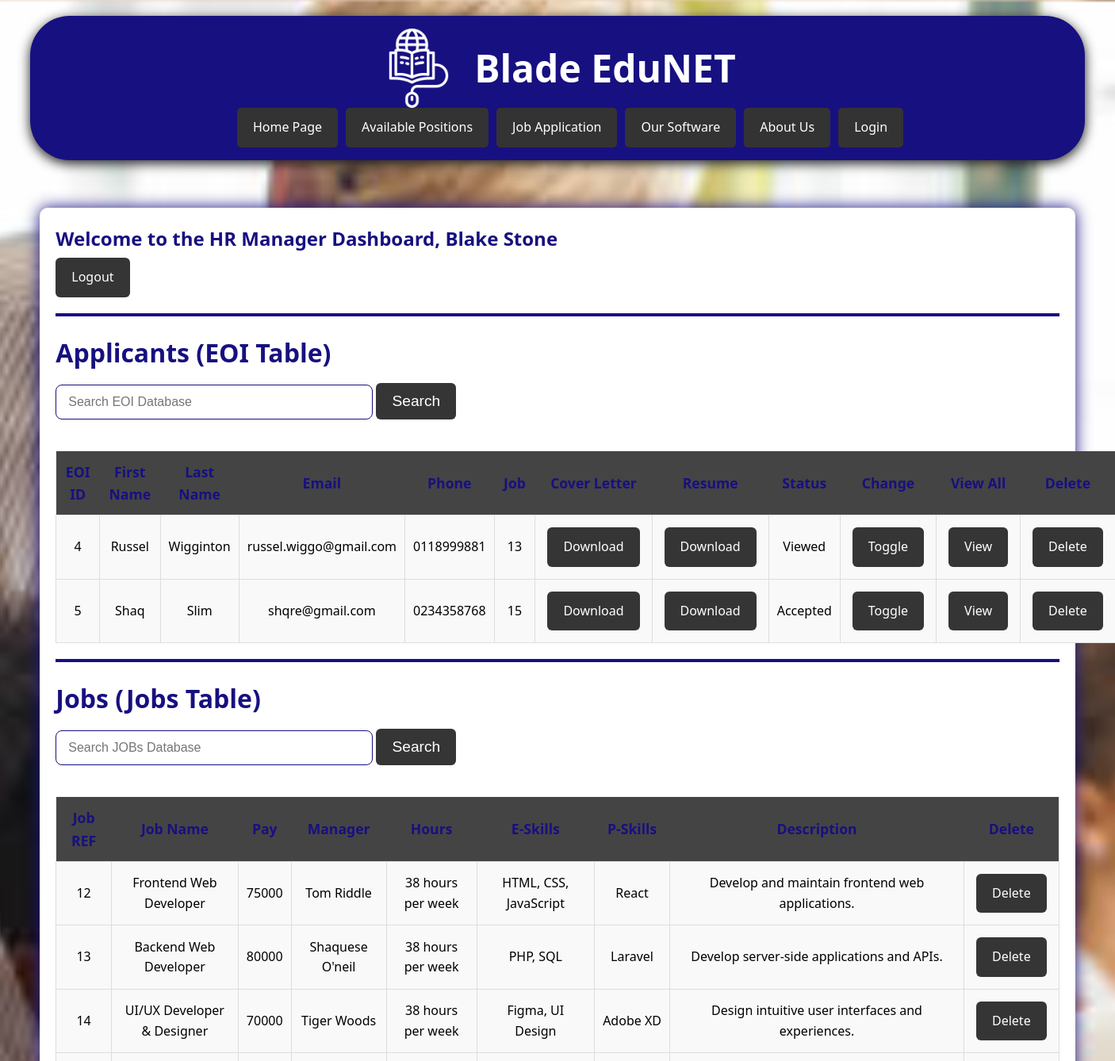
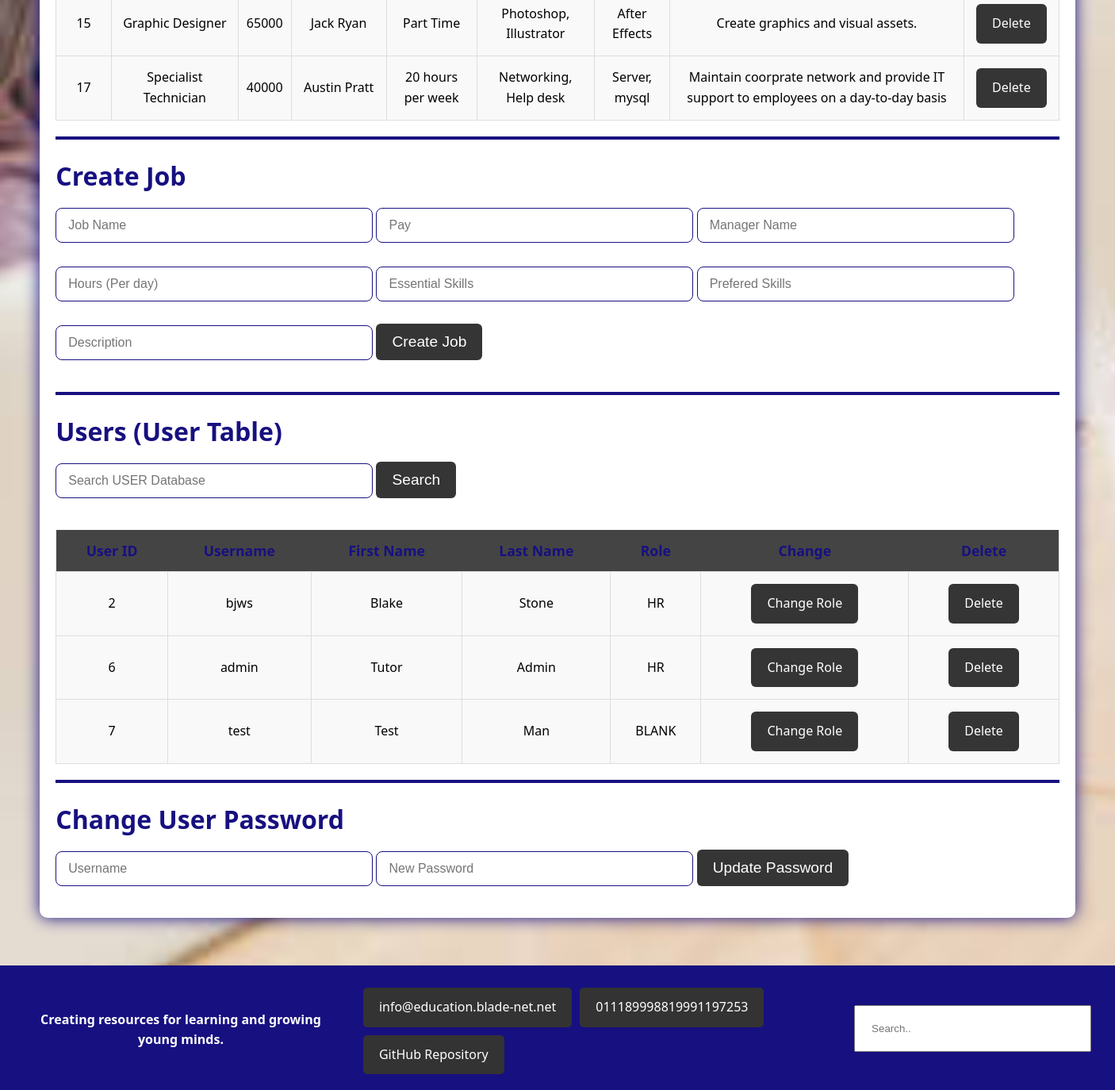
/manage.php (signed in), run on the app's committed database (2 pictures, top to bottom).
### tables this page shows
CREATE TABLE `eoi` (
  `EOI_ID` int(11) NOT NULL,
  `F_Name` varchar(40) NOT NULL,
  `L_Name` varchar(40) NOT NULL,
  `DOB` date NOT NULL,
  `Email` varchar(255) NOT NULL,
  `Phone_NUM` varchar(10) NOT NULL,
  `Gender` enum('Male','Female','Non-Binary','Other','Prefer Not to Say') NOT NULL,
  `Job` varchar(255) NOT NULL,
  `monday` int(11) DEFAULT NULL,
  `montimein` time DEFAULT NULL,
  `montimeout` time DEFAULT NULL,
  `tuesday` int(11) DEFAULT NULL,
  `tuetimein` time DEFAULT NULL,
  `tuetimeout` time DEFAULT NULL,
  `wednesday` int(11) DEFAULT NULL,
  `wedtimein` time DEFAULT NULL,
  `wedtimeout` time DEFAULT NULL,
  `thursday` int(11) DEFAULT NULL,
  `thurtimein` time DEFAULT NULL,
  `thurtimeout` time DEFAULT NULL,
  `friday` int(11) DEFAULT NULL,
  `fritimein` time DEFAULT NULL,
  `fritimeout` time DEFAULT NULL,
  `saturday` int(11) DEFAULT NULL,
  `sattimein` time DEFAULT NULL,
  `sattimeout` time DEFAULT NULL,
  `sunday` int(11) DEFAULT NULL,
  `suntimein` time DEFAULT NULL,
  `suntimeout` time DEFAULT NULL,
  `Address` varchar(40) NOT NULL,
  `Suburb` varchar(40) NOT NULL,
  `State` enum('VIC','NSW','WA','SA','TAS','QLD') NOT NULL,
  `Post_Code` int(4) NOT NULL,
  `communication` int(11) DEFAULT NULL,
  `teamwork` int(11) DEFAULT NULL,
  `time` int(11) DEFAULT NULL,
  `cs` int(11) DEFAULT NULL,
  `BPS` int(11) DEFAULT NULL,
  `APS` int(11) DEFAULT NULL,
  `BDS` int(11) DEFAULT NULL,
  `ADS` int(11) DEFAULT NULL,
  `BTS` int(11) DEFAULT NULL,
  `ATS` int(11) DEFAULT NULL,
  `JS` int(11) DEFAULT NULL,
  `Extra_Skills` text NOT NULL,
  `Cover_Letter` longblob DEFAULT NULL,
  `Write_Letter` text DEFAULT NULL,
  `Resume` longblob NOT NULL,
  `Status` enum('Viewed','Rejected','Accepted') NOT NULL
);

CREATE TABLE `jobs` (
  `REF_NUM` int(11) NOT NULL COMMENT 'Job Ref Number',
  `Job_Name` varchar(40) NOT NULL,
  `Pay` int(11) NOT NULL COMMENT 'Example Salary',
  `Hours` varchar(40) NOT NULL COMMENT 'Expected work hours',
  `E_Skills` text NOT NULL COMMENT 'Essential Skills',
  `P_Skills` text NOT NULL COMMENT 'Preferable Skills',
  `Description` text NOT NULL COMMENT 'Description of job',
  `Manager` varchar(40) NOT NULL
);

CREATE TABLE `users` (
  `User_ID` int(100) NOT NULL,
  `Username` varchar(20) NOT NULL,
  `Password` varchar(255) NOT NULL COMMENT 'Encrypted by PHP',
  `F_Name` varchar(15) NOT NULL,
  `L_Name` varchar(15) NOT NULL,
  `Role` enum('HR','BLANK') NOT NULL
);

### manage.php (the view, shortened to what this page needs)
<?php
require_once 'settings.php';
 $conn = new mysqli($host, $user, $password, $database);
$searchEOI = isset($_GET['searchEOI']) ? $_GET['searchEOI'] : '';
$searchEOI_safe = $conn->real_escape_string($searchEOI);
$searchJOB = isset($_GET['searchJOB']) ? $_GET['searchJOB'] : '';
$searchJOB_safe = $conn->real_escape_string($searchJOB);
$searchUSER = isset($_GET['searchUSER']) ? $_GET['searchUSER'] : '';
$searchUSER_safe = $conn->real_escape_string($searchUSER);
?>
<!DOCTYPE html>
<html lang = "en">
<?php include 'header.inc'; ?>
<body>
<div class = "ManageContainer">
    <h2>Welcome to the HR Manager Dashboard, <?= $_SESSION['firstname'] ?> <?= $_SESSION['lastname'] ?></h2>
    <a href = "Logout.php">Logout</a>
<hr class = "hrSpecial">
<h3> Applicants (EOI Table) </h3>
<form method = "GET" action= "">
    <input type = "text" name = "searchEOI" placeholder = "Search EOI Database" value = "<?= htmlspecialchars($searchEOI) ?>">
    <button type = "submit" value = "Search">Search</button>
<table>
    <tr>
        <th> EOI ID </th>
        <th> First Name </th>
        <th> Last Name </th>
        <th> Email </th>
        <th> Phone </th>
        <th> Job </th>
        <th> Cover Letter </th>
        <th> Resume </th>
        <th> Status </th>
        <th> Change </th>
        <th> View All </th>
        <th> Delete </th>
    </tr>
<?php
    $EOIquery = ($searchEOI) ?
    "SELECT EOI_id, F_Name, L_Name, Email, Phone_Num, Job, Cover_Letter, Resume, Status
    FROM EOI
    WHERE EOI_id LIKE '%$searchEOI_safe%'
    OR F_Name LIKE '%$searchEOI_safe%'
    OR L_Name LIKE '%$searchEOI_safe%'
    OR Email LIKE '%$searchEOI_safe%'
    OR Phone_Num LIKE '%$searchEOI_safe%'
    OR Job LIKE '%$searchEOI_safe%'
    OR Cover_Letter LIKE '%$searchEOI_safe%'
    OR Resume LIKE '%$searchEOI_safe%'
    OR Status LIKE '%$searchEOI_safe%'"
    : "SELECT EOI_id, F_Name, L_Name, Email, Phone_Num, Job, Cover_Letter, Resume, Status FROM EOI";
$EOIresults = mysqli_query($conn, $EOIquery);
    if(mysqli_num_rows($EOIresults) > 0) {
    while ($row = mysqli_fetch_assoc($EOIresults)) {
        echo "<tr>
                <td>" . $row['EOI_id'] . "</td>
                <td>" . $row['F_Name'] . "</td>
                <td>" . $row['L_Name'] . "</td>
                <td>" . $row['Email'] . "</td>
                <td>" . $row['Phone_Num'] . "</td>
                <td>" . $row['Job'] . "</td>
                <td><a href='download.php?id=" .urlencode($row['EOI_id']) . "&type=cl'>Download</a></td>
                <td><a href='download.php?id=" .urlencode($row['EOI_id']) . "&type=res'>Download</a></td>
                <td>" . $row['Status'] . "</td>
                <td><a href='?EOItoggle=" . $row['EOI_id'] . "' onclick=\"return confirm('Change status of applicant ID {$row['EOI_id']}?');\">Toggle</a></td>
                <td><a href='view_eoi.php?id=" . $row['EOI_id'] . "' target='_blank'>View</a></td>
                <td><a href='?EOIdelete=" . $row['EOI_id'] . "' onclick=\"return confirm('Are you sure you want to delete applicant ID {$row['EOI_id']}?');\">Delete</a></td>
                </tr>";
    }
} else {
    echo "<tr><td colspan='13'> No results found.</td></tr>";
}
?>
</table>
<hr class = "hrSpecial">
<h3> Jobs (Jobs Table) </h3>
<form method = "GET" action= "">
    <input type = "text" name = "searchJOB" placeholder = "Search JOBs Database" value = "<?= htmlspecialchars($searchJOB) ?>">
    <button type = "submit" value = "Search">Search</button>
</form>
<table>
    <tr>
        <th> Job REF </th>
        <th> Job Name </th>
        <th> Pay </th>
        <th> Manager </th>
        <th> Hours </th>
        <th> E-Skills </th>
        <th> P-Skills </th>
        <th> Description</th>
        <th> Delete </th>
    </tr>
<?php
    $JOBquery = ($searchJOB) ?
    "SELECT REF_NUM, Job_Name, Pay, Manager, Hours, E_Skills, P_Skills, Description
    FROM Jobs
    WHERE REF_NUM LIKE '%$searchJOB_safe%'
    OR Job_Name LIKE '%$searchJOB_safe%'
    OR Pay LIKE '%$searchJOB_safe%'
    OR Manager LIKE '%$searchJOB_safe%'
    OR Hours LIKE '%$searchJOB_safe%'
    OR E_Skills LIKE '%$searchJOB_safe%'
    OR P_Skills LIKE '%$searchJOB_safe%'
    OR Description LIKE '%$searchJOB_safe%'"
    : "SELECT REF_NUM, Job_Name, Pay, Manager, Hours, E_Skills, P_Skills, Description FROM Jobs";
$JOBresults = mysqli_query($conn, $JOBquery);
    if(mysqli_num_rows($JOBresults) > 0) {
    while ($row = mysqli_fetch_assoc($JOBresults)) {
        echo "<tr>
                <td>" . $row['REF_NUM'] . "</td>
                <td>" . $row['Job_Name'] . "</td>
                <td>" . $row['Pay'] . "</td>
                <td>" . $row['Manager'] . "</td>
                <td>" . $row['Hours'] . "</td>
                <td>" . $row['E_Skills'] . "</td>
                <td>" . $row['P_Skills'] . "</td>
                <td>" . $row['Description'] . "</td>
                <td><a href='?JOBdelete=" . $row['REF_NUM'] . "' onclick=\"return confirm('Are you sure you want to delete Job ID {$row['REF_NUM']}?');\">Delete</a></td>
                </tr>";
    }
} else {
    echo "<tr><td colspan='9'> No results found.</td></tr>";
}
?>
</table>
<hr class = "hrSpecial">
<h3> Create Job </h3>
<form method = "post">
        <input type = "text" name = "Job_Name" placeholder = "Job Name" required>
        <input type = "text" name = "Pay" placeholder = "Pay" required>
        <input type = "text" name = "Manager" placeholder = "Manager Name" required>
        <input type = "int" name = "Hours" placeholder = "Hours (Per day)" required>
        <input type = "text" name = "E_Skills" placeholder = "Essential Skills" required>
        <input type = "text" name = "P_Skills" placeholder = "Prefered Skills" required>
        <input type = "text" name = "Description" placeholder = "Description" required>
        <button type = "submit">Create Job</button>
    </form>
<hr class = "hrSpecial">
<h3> Users (User Table) </h3>
<form method = "GET" action= "">
    <input type = "text" name = "searchUSER" placeholder = "Search USER Database" value = "<?= htmlspecialchars($searchUSER) ?>">
    <button type = "submit" value = "Search">Search</button>
</form>
<table>
    <tr>
        <th> User ID </th>
        <th> Username </th>
        <th> First Name </th>
        <th> Last Name </th>
        <th> Role </th>
        <th> Change </th>
        <th> Delete </th>
    </tr>
<?php
    $USERquery = ($searchUSER) ?
    "SELECT User_ID, Username, F_Name, L_Name, Role
    FROM Users
    Where User_ID LIKE '%$searchUSER_safe%'
    OR Username LIKE '%$searchUSER_safe%'
    OR F_Name LIKE '%$searchUSER_safe%'
    OR L_Name LIKE '%$searchUSER_safe%'
    OR Role LIKE '%$searchUSER_safe%'"
    : "SELECT User_ID, Username, F_Name, L_Name, Role FROM Users";
$USERresults = mysqli_query($conn, $USERquery);
    if(mysqli_num_rows($USERresults) > 0) {
    while ($row = mysqli_fetch_assoc($USERresults)) {
        echo "<tr>
                <td>" . $row['User_ID'] . "</td>
                <td>" . $row['Username'] . "</td>
                <td>" . $row['F_Name'] . "</td>
                <td>" . $row['L_Name'] . "</td>
                <td>" . $row['Role'] . "</td>
                <td><a href='?ROLEtoggle=" . $row['User_ID'] . "' onclick=\"return confirm('Are you sure you want to change the rol of User ID {$row['User_ID']}?');\">Change Role</a></td>
                <td><a href='?USERdelete=" . $row['User_ID'] . "' onclick=\"return confirm('Are you sure you want to delete User ID {$row['User_ID']}?');\">Delete</a></td>
                </tr>";
    }
} else {
    echo "<tr><td colspan='7'> No results found.</td></tr>";
}
?>
</table>
    <hr class = "hrSpecial">
    <h3>Change User Password</h3>
    <form method = "post">
        <input type = "text" name = "target_user" placeholder = "Username" required>
        <input type = "password" name = "new_password" placeholder = "New Password" required>
        <button type = "submit">Update Password</button>
    </form>
</div>
<?php include 'footer.inc'; ?>
</body>
</html>

### header.inc (shortened to what this page needs)
<head>
    <link href = "Styles/Style.css" rel = "stylesheet"/>
</head>
<body>
    <div class = "BackgroundContainer">
    <header>
        <img src = "Styles/Images/Nav_Logo.png" alt = "Blade EduNET Logo">
        <h1> Blade EduNET </h1>
        <nav>
            <a href = "index.php">Home Page</a>
            <a href = "jobs.php">Available Positions</a>
            <a href = "eoi.php">Job Application</a>
            <a href = "software.php">Our Software</a>
            <a href = "about.php">About Us</a>
            <a href = "Login_Page.php">Login</a>
        </nav>
    </header>

### footer.inc
<footer>
        <h5>
            Creating resources for learning and growing young minds.
        </h5>
        <nav>
            <a href = "mailto:info@education.blade-net.net">info@education.blade-net.net</a>
            <a href = "https://www.youtube.com/watch?v=HWc3WY3fuZU">011189998819991197253</a>
            <a href = "https://github.com/105927405/COS10026_Assignment_Part2">GitHub Repository</a>
        </nav>
         <input type="text" placeholder="Search..">
    </footer>

### Styles/Style.css (style rules this page uses)
* { margin: 0; padding: 0; }
h2, h3, h5 { color: #171080; }
h3 { font-size: 2em; padding-bottom: 5px; margin-top: 5px; }
h5 { margin-bottom: 15px; font-size: 1em; }
header { margin: 20px auto 0 auto; width: fit-content; max-width: 90%; display: flex; justify-content: center; align-items: center; background-color: #171080; border-radius: 50px; box-shadow: 0 4px 15px #1e1e1e; padding: 1rem 2rem; flex-wrap: wrap; }
header h1 { color: #ffffff; font-size: clamp(1.5rem, 4vw, 3rem); }
header img { height: clamp(50px, 8vw, 100px); width: auto; margin-right: 20px; }
nav { position: static; margin-left: 2rem; display: flex; flex-wrap: wrap; gap: 10px; }
nav a { display: inline-block; background-color: #333; color: #ffffff; text-decoration: none; padding: 12px 20px; border-radius: 5px; transition: background-color 0.3s, color 0.3s; }
footer { margin-top: auto; width: 100%; text-align: center; background-color: #171080; padding: 20px; display: flex; justify-content: space-between; align-items: center; }
footer h5 { color: #ffffff; font-size: 1em; margin-left: 10px; margin-top: 20px; }
footer nav { position: static; margin-top: 8px; }
footer nav a { display: inline-block; background-color: #333; color: #ffffff; text-decoration: none; padding: 12px 20px; border-radius: 5px; transition: background-color 0.3s, color 0.3s; }
footer input[type=text] { margin: 2px 50px 0 30px; padding: 20px; width: min(300px, 80vw); }
body { font-family: 'Segoe UI', sans-serif; background-color: #ffffff; line-height: 1.6; }
.BackgroundContainer { background-image: url("Images/Background.jpg"); background-size: cover; background-position: center; min-height: 100vh; display: flex; flex-direction: column; }
hr { border: 2px solid #171080; }
.hrSpecial { margin-top: 20px; margin-bottom: 20px; }
table { border-collapse: collapse; width: 100%; margin: 20px 20px 0 0; font-size: 1em; text-align: center; background-color: #f9f9f9; display: table; }
table th { background-color: #444; color: #171080; padding: 12px; font-size: 1.1em; }
table td { padding: 10px; border: 1px solid #ddd; }
button { display: inline-block; background-color: #363535; color: #ffffff; text-decoration: none; font-size: 1.2em; padding: 12px 20px; border: none; border-radius: 6px; transition: background-color 0.3s, color 0.3s; }
.ManageContainer { margin: 60px auto 60px auto; width: 90%; max-width: 1300px; padding: 20px; background-color: #ffffff; border-radius: 10px; box-shadow: 0 0 20px #171080; }
table a { display: inline-block; background-color: #363535; color: #ffffff; text-decoration: none; padding: 12px 20px; margin: 5px; border-radius: 6px; transition: background-color 0.3s, color 0.3s; }
.ManageContainer a { display: inline-block; background-color: #363535; color: #ffffff; text-decoration: none; padding: 12px 20px; margin-top: 5px; border-radius: 6px; transition: background-color 0.3s, color 0.3s; }
.ManageContainer input, textarea { width: 100%; max-width: 400px; padding: 12px 15px; margin: 10px 0 20px; border: 0.5px solid #171080; border-radius: 8px; background-color: #ffffff; font-size: 16px; box-sizing: border-box; }

### data on the page
eoi: EOI_ID "4", F_Name "Russel", L_Name "Wigginton", Email "russel.wiggo@gmail.com", Phone_NUM "0118999881", Job "13", Status "Viewed"
eoi: EOI_ID "5", F_Name "Shaq", L_Name "Slim", Email "shqre@gmail.com", Phone_NUM "0234358768", Job "15", Status "Accepted"
jobs: REF_NUM "12", Job_Name "Frontend Web Developer", Pay "75000", Manager "Tom Riddle", Hours "38 hours per week", E_Skills "HTML, CSS, JavaScript", P_Skills "React", Description "Develop and maintain frontend web applications."
jobs: REF_NUM "13", Job_Name "Backend Web Developer", Pay "80000", Manager "Shaquese O'neil", Hours "38 hours per week", E_Skills "PHP, SQL", P_Skills "Laravel", Description "Develop server-side applications and APIs."
jobs: REF_NUM "14", Job_Name "UI/UX Developer & Designer", Pay "70000", Manager "Tiger Woods", Hours "38 hours per week", E_Skills "Figma, UI Design", P_Skills "Adobe XD", Description "Design intuitive user interfaces and experiences."
jobs: REF_NUM "15", Job_Name "Graphic Designer", Pay "65000", Manager "Jack Ryan", Hours "Part Time", E_Skills "Photoshop, Illustrator", P_Skills "After Effects", Description "Create graphics and visual assets."
jobs: REF_NUM "17", Job_Name "Specialist Technician", Pay "40000", Manager "Austin Pratt", Hours "20 hours per week", E_Skills "Networking, Help desk", P_Skills "Server, mysql", Description "Maintain coorprate network and provide IT support to employees on a day-to-day basis"
users: User_ID "2", Username "bjws", F_Name "Blake", L_Name "Stone", Role "HR"
users: User_ID "6", Username "admin", F_Name "Tutor", L_Name "Admin", Role "HR"
users: User_ID "7", Username "test", F_Name "Test", L_Name "Man", Role "BLANK"

### other printed values
$_SESSION['firstname'] "Blake"
$_SESSION['lastname'] "Stone"
